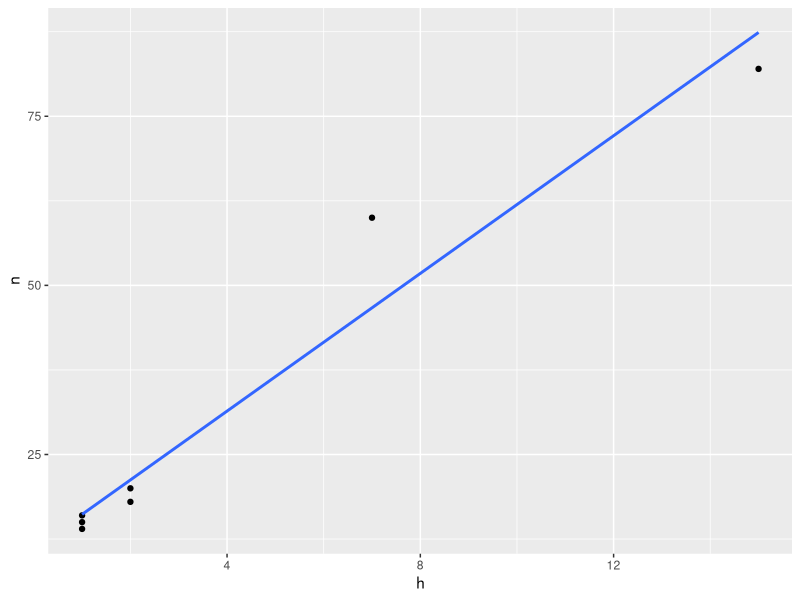

This figure's R source:

# Horas de estudos semanais
h <- c(2, 7, 2, 1, 1, 1, 15)
# Notas semestrais
n <- c(18, 60, 20, 14, 15, 16, 82)

coeficiente <- sum((h - mean(h)) * (n - mean(n))) /
               (sqrt(sum((h - mean(h)) ^ 2)) * sqrt(sum((n - mean(n)) ^ 2)))

coeficiente
# [1] 0.9747042

library(ggplot2)

retas <- ggplot(mapping = aes(h, n)) +
         geom_point() +
         geom_smooth(se = FALSE, method = "lm")
retas

sxx <- sum(h * n) - (sum(n) * sum(h)) / length(h)
syy <- sum(h ^ 2) - (sum(h) ^ 2) / length(h)

beta_1 <- sxx / syy
beta_0 <- mean(n) - beta_1 * mean(h)

sqr <- sum((beta_0 + beta_1 * h - mean(n)) ^ 2)
sqt <- sum((n - mean(n)) ^ 2)
r2 <- sqr / sqt
r2
# [1] 0.9500482
